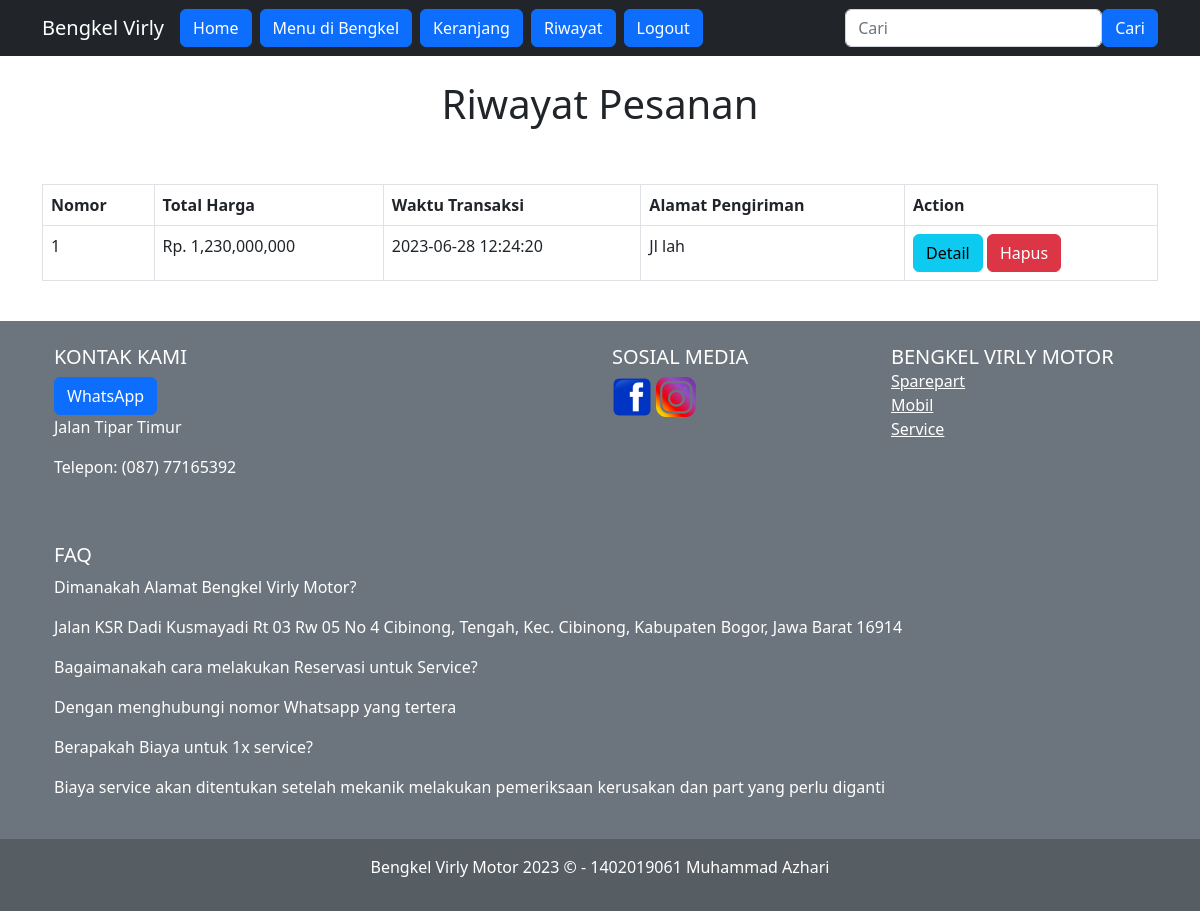
Page /note.php (signed in) on the committed database.
### tables this page shows
CREATE TABLE `pembelian` (
  `id` int(11) NOT NULL,
  `id_user` int(11) NOT NULL,
  `subtotal` int(11) NOT NULL,
  `tanggal` timestamp NOT NULL DEFAULT current_timestamp() ON UPDATE current_timestamp(),
  `alamat` text NOT NULL,
  `pengiriman` varchar(20) NOT NULL,
  `pembayaran` varchar(20) NOT NULL
);

CREATE TABLE `user` (
  `id` int(11) NOT NULL,
  `username` varchar(100) NOT NULL,
  `email` varchar(100) NOT NULL,
  `password` varchar(10) NOT NULL,
  `telepon` int(20) NOT NULL,
  `alamat` varchar(1000) DEFAULT NULL,
  `tipe` varchar(20) NOT NULL
);

CREATE TABLE `faq` (
  `id` int(11) NOT NULL,
  `pertanyaan` text DEFAULT NULL,
  `jawaban` text DEFAULT NULL
);

### note.php (the view, shortened to what this page needs)
<?php
$id=$_SESSION["user"]['id']
?>
<!DOCTYPE html>
<html lang="en">
<head>
	<?php include 'koneksi.php' ?>
    <?php include 'component.php' ?>
</head>
<body>
    <?php include 'header.php'?>
    <div class="container">
    <br><h1><center>Riwayat Pesanan</center></h1><br>
<br>
<table class="table table-bordered">
	<tr>
		<th>Nomor</th>
		<th>Total Harga</th>
		<th>Waktu Transaksi</th>
		<th>Alamat Pengiriman</th>
		<th>Action</th>
	</tr>
	<?php $nomor=1; ?>
	<?php if (empty($_GET['cari'])) {
		$ambil = $koneksi->query("SELECT * FROM pembelian join detail_pembelian on pembelian.id=detail_pembelian.id_pembelian
                    join user on pembelian.id_user=user.id join mobil on detail_pembelian.id_mobil=mobil.id where id_user='$id' group by detail_pembelian.id_pembelian");
	}?>
	<?php while ($pecah = $ambil->fetch_assoc()){ ?>
		<tr>
			<td><?php echo $nomor; ?></td>
			<td>Rp. <?php echo number_format($pecah['subtotal']); ?></td>
            <td><?php echo $pecah["tanggal"]?></td>
            <td><?php echo $pecah["alamat"]?></td>
            <td>
				<a href="detail.php?id=<?php echo $pecah['id_pembelian'] ?>" class="btn btn-info">Detail</a>
				<a href="deleteriwayat.php?id=<?php echo $pecah['id_pembelian'] ?>"  class="btn-danger btn">Hapus</a>
			</td>
		</tr>
		<?php $nomor++; ?>
		<?php } ?>
</table>
<br>
    </div>
</body>
<?php include 'footer.php'?>
</html>

### footer.php (shortened to what this page needs)
<section>
    <footer class="bg-secondary text-white text-center text-md-start">
        <div class="container p-4">
            <div class="row">
                <div class="col-lg-6 col-md-12 mb-4 mb-md-0">
                    <h5 class="text-uppercase">Kontak Kami</h5>
                    <a href="https://wa.me/08777165392" class="btn btn-primary">WhatsApp</a>
                    <p>
                        Jalan Tipar Timur
                    </p>
                    <p>Telepon: (087) 77165392</p>
                </div>
                <div class="col-lg-3 col-md-6 mb-4 mb-md-0">
                    <h5 class="text-uppercase">Sosial Media</h5>
                    <div class="foto">
                        <a href="https://www.facebook.com/"><img src="asets/gambar/footer/facebook.png" width="40px" height="40px"></a>
                        <a href="https://www.instagram.com/mhmmdazhari24/"><img src="asets/gambar/footer/instagram.png" width="40px" height="40px"></a>
                    </div>
                </div>
                <div class="col-lg-3 col-md-6 mb-4 mb-md-0">
                    <h5 class="text-uppercase mb-0">Bengkel Virly Motor</h5>
                    <ul class="list-unstyled">
                        <li>
                            <a href="sparepart.php" class="text-white">Sparepart</a>
                        </li>
                        <li>
                            <a href="mobil.php" class="text-white">Mobil</a>
                        </li>
                        <li>
                            <a href="service.php" class="text-white">Service</a>
                        </li>
                    </ul>
                </div>
            </div>
        </div>
        <div class="container p-4">
            <h5 class="text-uppercase">FAQ</h5>
            <ul class="list-unstyled">
                <?php
                    $ambil = $koneksi->query("SELECT * FROM faq");
                    while ($faq = $ambil->fetch_assoc()) {
                ?>
                <li>
                <p><?php echo $faq['pertanyaan']; ?></p>
                <p><?php echo $faq['jawaban']; ?></p>
                </li>
                <?php
            }
                ?>
            </ul>
        </div>
        <div class="text-center p-3" style="background-color: rgba(0, 0, 0, 0.2);">
            <p> Bengkel Virly Motor 2023 &copy; - 1402019061 Muhammad Azhari</p>
        </div>
    </footer>
</section>

### footer.php (style rules this page uses)
Footer { position: relative; bottom: 0; width: 100%; }

### rows in the picture
pembelian: subtotal "1,230,000,000", tanggal "2023-06-28 12:24:20", id_user.alamat "Jl lah"
faq: pertanyaan "Dimanakah Alamat Bengkel Virly Motor?", jawaban "Jalan KSR Dadi Kusmayadi Rt 03 Rw 05 No 4 Cibinong, Tengah, Kec. Cibinong, Kabupaten Bogor, Jawa Barat 16914"
faq: pertanyaan "Bagaimanakah cara melakukan Reservasi untuk Service?", jawaban "Dengan menghubungi nomor Whatsapp yang tertera"
faq: pertanyaan "Berapakah Biaya untuk 1x service?", jawaban "Biaya service akan ditentukan setelah mekanik melakukan pemeriksaan kerusakan dan part yang perlu diganti"
